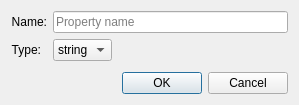
<?xml version="1.0" encoding="UTF-8"?>
<ui version="4.0">
 <class>add_property_dialog</class>
 <widget class="QDialog" name="add_property_dialog">
  <property name="geometry">
   <rect>
    <x>0</x>
    <y>0</y>
    <width>299</width>
    <height>105</height>
   </rect>
  </property>
  <property name="windowTitle">
   <string>Add property...</string>
  </property>
  <layout class="QVBoxLayout" name="verticalLayout">
   <item>
    <layout class="QFormLayout" name="formLayout">
     <item row="0" column="0">
      <widget class="QLabel" name="nameLabel">
       <property name="text">
        <string>Name:</string>
       </property>
       <property name="alignment">
        <set>Qt::AlignRight|Qt::AlignTrailing|Qt::AlignVCenter</set>
       </property>
      </widget>
     </item>
     <item row="0" column="1">
      <widget class="QLineEdit" name="nameEdit">
       <property name="sizePolicy">
        <sizepolicy hsizetype="Preferred" vsizetype="Fixed">
         <horstretch>0</horstretch>
         <verstretch>0</verstretch>
        </sizepolicy>
       </property>
       <property name="toolTip">
        <string>Specify the name of the property</string>
       </property>
       <property name="inputMask">
        <string/>
       </property>
       <property name="text">
        <string/>
       </property>
       <property name="placeholderText">
        <string>Property name</string>
       </property>
      </widget>
     </item>
     <item row="1" column="0">
      <widget class="QLabel" name="typeLabel">
       <property name="text">
        <string>Type:</string>
       </property>
       <property name="alignment">
        <set>Qt::AlignRight|Qt::AlignTrailing|Qt::AlignVCenter</set>
       </property>
      </widget>
     </item>
     <item row="1" column="1">
      <widget class="QComboBox" name="typeComboBox">
       <property name="sizePolicy">
        <sizepolicy hsizetype="Fixed" vsizetype="Fixed">
         <horstretch>0</horstretch>
         <verstretch>0</verstretch>
        </sizepolicy>
       </property>
       <item>
        <property name="text">
         <string>string</string>
        </property>
       </item>
       <item>
        <property name="text">
         <string>int</string>
        </property>
       </item>
       <item>
        <property name="text">
         <string>float</string>
        </property>
       </item>
       <item>
        <property name="text">
         <string>bool</string>
        </property>
       </item>
       <item>
        <property name="text">
         <string>color</string>
        </property>
       </item>
       <item>
        <property name="text">
         <string>file</string>
        </property>
       </item>
      </widget>
     </item>
    </layout>
   </item>
   <item>
    <widget class="QDialogButtonBox" name="buttonBox">
     <property name="orientation">
      <enum>Qt::Horizontal</enum>
     </property>
     <property name="standardButtons">
      <set>QDialogButtonBox::Cancel|QDialogButtonBox::Ok</set>
     </property>
    </widget>
   </item>
  </layout>
 </widget>
 <resources/>
 <connections>
  <connection>
   <sender>buttonBox</sender>
   <signal>accepted()</signal>
   <receiver>add_property_dialog</receiver>
   <slot>accept()</slot>
   <hints>
    <hint type="sourcelabel">
     <x>248</x>
     <y>254</y>
    </hint>
    <hint type="destinationlabel">
     <x>157</x>
     <y>274</y>
    </hint>
   </hints>
  </connection>
  <connection>
   <sender>buttonBox</sender>
   <signal>rejected()</signal>
   <receiver>add_property_dialog</receiver>
   <slot>reject()</slot>
   <hints>
    <hint type="sourcelabel">
     <x>316</x>
     <y>260</y>
    </hint>
    <hint type="destinationlabel">
     <x>286</x>
     <y>274</y>
    </hint>
   </hints>
  </connection>
 </connections>
</ui>
